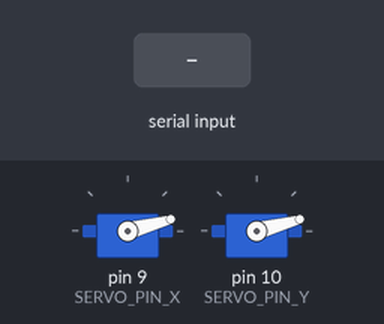
Simulated run of this sketch. Board: Arduino Uno, built with avr-gcc and run on an emulated ATmega328P. Shown: 2 × servo. Inputs (shaded band) come from the test bench.

Above: at 1.7 s.
1.8 s: "90,45,200\n" received over Serial
At 2.7 s:
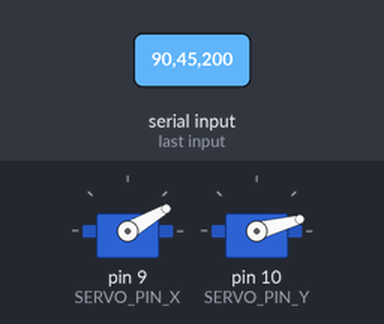
3.3 s: "5\n" received over Serial
At 6.1 s:
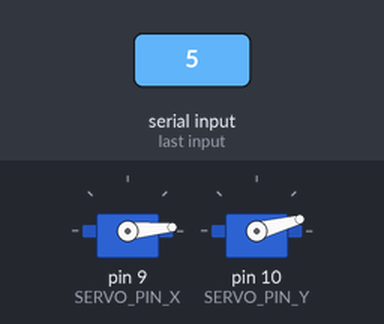
6.3 s: "30,150,10\n" received over Serial
At 7.3 s:
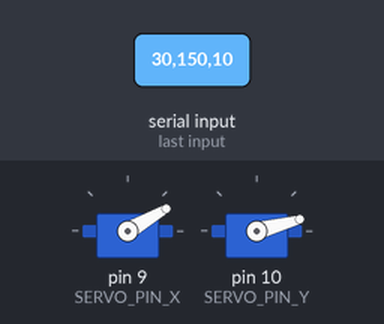
Timing chart, 0 to 9.3 s (numbered marks = the images above; inputs shaded):
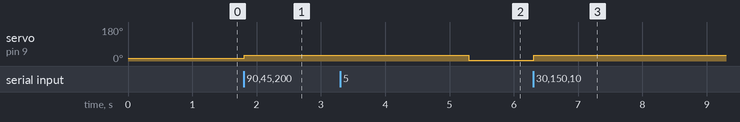

Measured:
- after the input at 1.8 s, servo on pin 9 (SERVO_PIN_X): 15° → 30° at once
- after the input at 3.3 s, servo on pin 9 (SERVO_PIN_X): 30° → 5° after 2.0 s
- after the input at 6.3 s, servo on pin 9 (SERVO_PIN_X): 5° → 30° at once

The sketch:

servo_2.ino
```cpp
#include <Servo.h>
#include <PID_v1.h>

#define SERVO_PIN_X 9
#define SERVO_PIN_Y 10
#define LIGHT_PIN 3
// SERVO MOTORS
Servo servo_x;
Servo servo_y;

void setup()
{
  //INIT SERVO
  servo_x.attach(SERVO_PIN_X);
  servo_y.attach(SERVO_PIN_Y);
  servo_x.write(15); //move to default position
  servo_y.write(15);
  // init serial
  Serial.begin(9600);
  delay(500);
}

void loop()
{
  if(Serial.available() >0)
  {
     int input_x = Serial.parseInt();
     int input_y = Serial.parseInt();
     int brightness = Serial.parseInt();
     Serial.read(); // flush last ',' from serial buffer,

     input_x = constrain(input_x,0,30); // servo should rotate between 0 and 30 deg,
     input_y = constrain(input_y,0,30);
     brightness = constrain(brightness,0,255);

     servo_x.write(input_x);
     servo_y.write(15);

      //analogWrite(3, msg_bightness);
  }
  delay(1);
}
```
